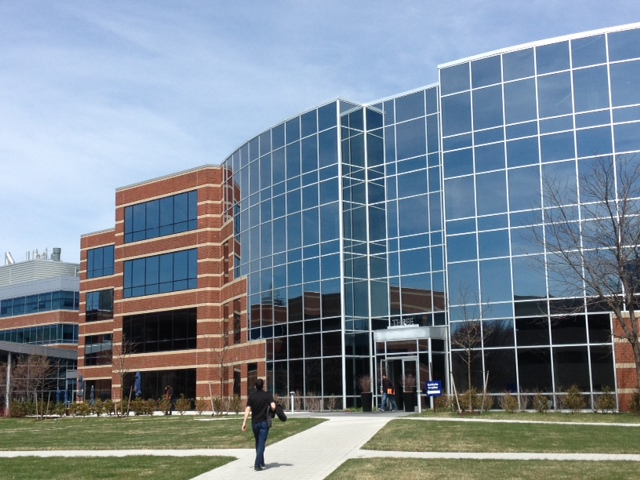
#> input picture vc_practica4-5/BuildingScene/building1.JPG, 640 x 480 px; its folder holds 4 pictures in this run
$ python practica4-5_735976_780131.py
#> lines starting #> are read from the running program, lines starting #| are printed output that depends on the picture
import cv2 as cv
import numpy as np
import time


#------------------------------------------------------------------------------
# Features detection operators
# https://www.geeksforgeeks.org/feature-detection-and-matching-with-opencv-python/
# https://docs.opencv.org/4.x/dc/dc3/tutorial_py_matcher.html
# [187 lines left out: functions HARRIS, SIFT, ORB, AKAZE, BRUTE_FORCE_MATCH, KNN_MATCH and 3 more, not called in this run]

# https://www.kaggle.com/code/deepzsenu/multiple-image-stitching
# https://github.com/ndvinh98/Panorama
def ImageStitching(src_img, dst_img):
    # 1. Finding features:
    sift = cv.SIFT_create()
    src_kp, src_features = sift.detectAndCompute(cv.cvtColor(src_img, cv.COLOR_BGR2GRAY), None)
#> src_img is the input picture: shape (480, 640, 3); mean B, G, R 148.2, 135.9, 122.8
    src_features = np.float32(src_features)
    cv.drawKeypoints(src_img, src_kp, None, color=(0,255,0), flags=cv.DRAW_MATCHES_FLAGS_DRAW_RICH_KEYPOINTS)

    dst_kp, dst_features = sift.detectAndCompute(cv.cvtColor(dst_img, cv.COLOR_BGR2GRAY), None)
    dst_features = np.float32(dst_features)
    cv.drawKeypoints(dst_img, dst_kp, None, color=(0,255,0), flags=cv.DRAW_MATCHES_FLAGS_DRAW_RICH_KEYPOINTS)

    # 2. Matching features:
    FLANN_INDEX_KDTREE = 0
    index_params  = dict(algorithm = FLANN_INDEX_KDTREE, trees = 5)
    search_params = dict(checks = 50)
    flann         = cv.FlannBasedMatcher(index_params, search_params)
    matches       = flann.knnMatch(src_features, dst_features, k=2)
    good = []
    for m,n in matches:
        if m.distance < 0.75*n.distance:
            good.append(m)

    # 3. Reshape:
    src_pts = np.float32([src_kp[m.queryIdx].pt for m in good]).reshape(-1,1,2)
    dst_pts = np.float32([dst_kp[m.trainIdx].pt for m in good]).reshape(-1,1,2)
    H, _ = cv.findHomography(src_pts, dst_pts, cv.RANSAC, 5.0)

    height_src, width_src = src_img.shape[:2]
#> height_src = 480; width_src = 640
    height_dst, width_dst = dst_img.shape[:2]
#> height_dst = 480; width_dst = 640

    pts1 = np.float32([[0,0],[0,height_src],[width_src,height_src],[width_src,0]]).reshape(-1,1,2)
#> pts1 = [[0, 0], [0, 480], [640, 480], [640, 0]]
    pts2 = np.float32([[0,0],[0,height_dst],[width_dst,height_dst],[width_dst,0]]).reshape(-1,1,2)
#> pts2 = [[0, 0], [0, 480], [640, 480], [640, 0]]

    pts1_ = cv.perspectiveTransform(pts1, H)
    pts = np.concatenate((pts1_, pts2), axis=0)
    [xmin, ymin] = np.int64(pts.min(axis=0).ravel() - 0.5)
    [xmax, ymax] = np.int64(pts.max(axis=0).ravel() + 0.5)
    t = [-xmin,-ymin]

    # 4. Translation
    Ht  = np.array([[1,0,t[0]],[0,1,t[1]],[0,0,1]])
    src_img_warped = cv.warpPerspective(src_img, Ht.dot(H), (xmax-xmin, ymax-ymin))
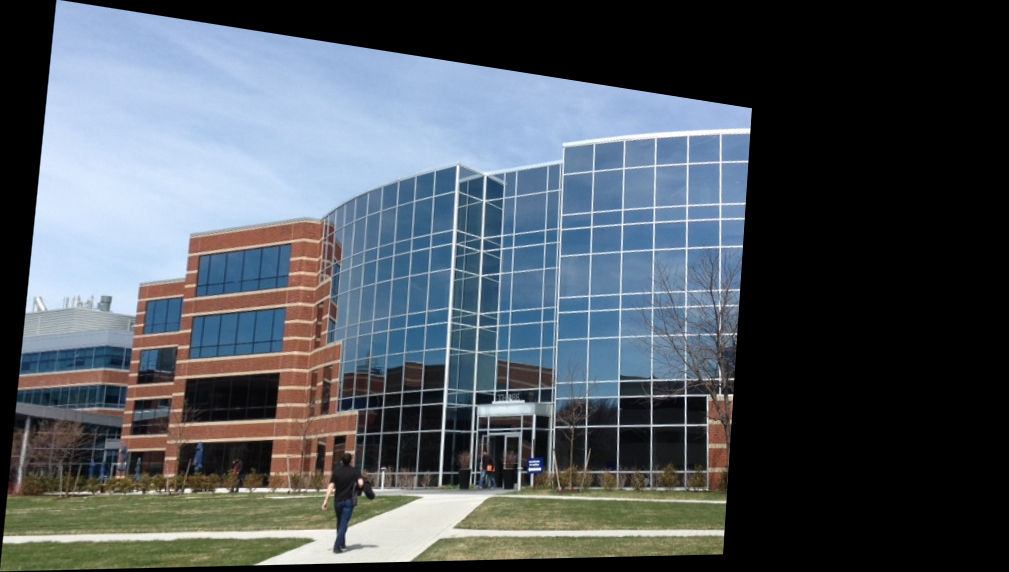
#> src_img_warped: shape (572, 1009, 3); mean B, G, R 93.9, 86.7, 79

    dst_img_rz     = np.zeros(src_img_warped.shape, dtype=np.uint8)
    dst_img_rz[t[1] : height_dst + t[1], t[0]: width_dst + t[0]] = dst_img
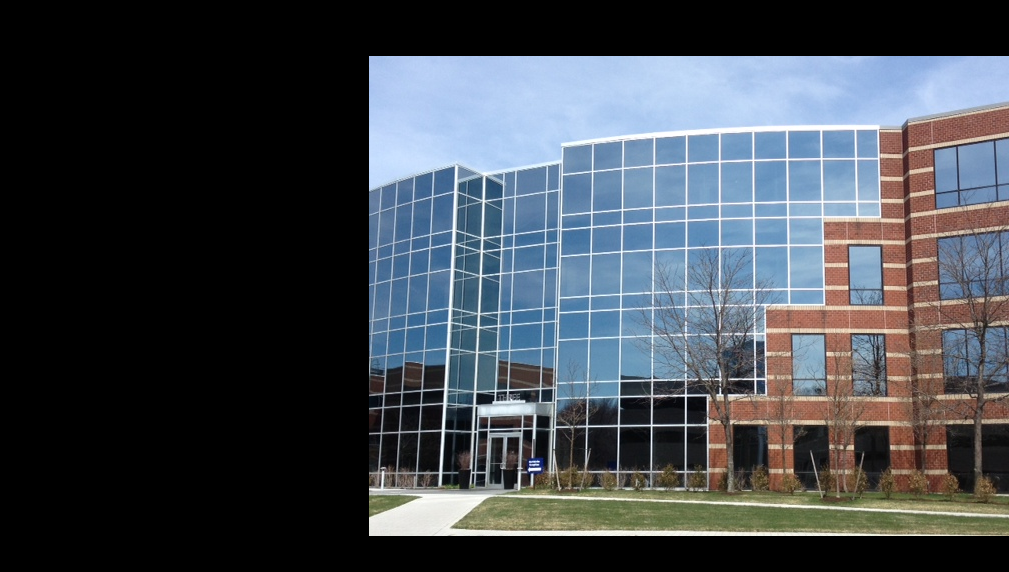
#> dst_img_rz: shape (572, 1009, 3); mean B, G, R 78.9, 72.1, 66.4

    G = src_img_warped.copy()
    gpA = [G]
    for i in range(6):
        G = cv.pyrDown(gpA[i])
        gpA.append(G)
    # generate Gaussian pyramid for B
    G = dst_img_rz.copy()
    gpB = [G]
    for i in range(6):
        G = cv.pyrDown(gpB[i])
        gpB.append(G)
#> this loop made 6 passes
#> pass 1, in ImageStitching, `G = cv.pyrDown(gpB[i])`:
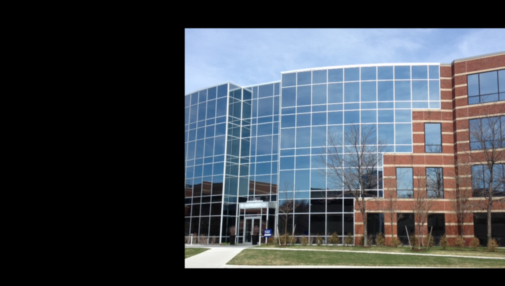
#> G: shape (286, 505, 3); mean of channels 0, 1, 2 78.9, 72.1, 66.4; drawn as B, G, R

    # generate Laplacian Pyramid for A
    lpA = [gpA[5]]
    for i in range(5,0,-1):
        size = (gpA[i-1].shape[1], gpA[i-1].shape[0])
        GE   = cv.pyrUp(gpA[i], dstsize=size)
        L    = cv.subtract(gpA[i-1],GE)
        lpA.append(L)
    # generate Laplacian Pyramid for B
    lpB = [gpB[5]]
    for i in range(5,0,-1):
        size = (gpB[i-1].shape[1], gpB[i-1].shape[0])
        GE = cv.pyrUp(gpB[i], dstsize=size)
        L = cv.subtract(gpB[i-1],GE)
        lpB.append(L)

    LS = []
    for la,lb in zip(lpA,lpB):
        rows,cols,dpt = la.shape
        ls = np.hstack((la[:,0:cols//2], lb[:,cols//2:]))
        LS.append(ls)
#> this loop made 6 passes
#> pass 3, in ImageStitching, `ls = np.hstack((la[:,0:cols//2], lb[:,cols//2:]))`:
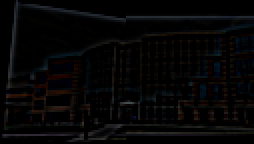
#> ls: shape (72, 127, 3) (shown 2 times larger); mean of channels 0, 1, 2 5.4, 5.1, 5.6; drawn as B, G, R
    # now reconstruct
    ls_ = LS[0]
    for i in range(1,6):
        size = (LS[i].shape[1], LS[i].shape[0])
        ls_ = cv.pyrUp(ls_, dstsize = size)
        ls_ = cv.add(ls_, LS[i])
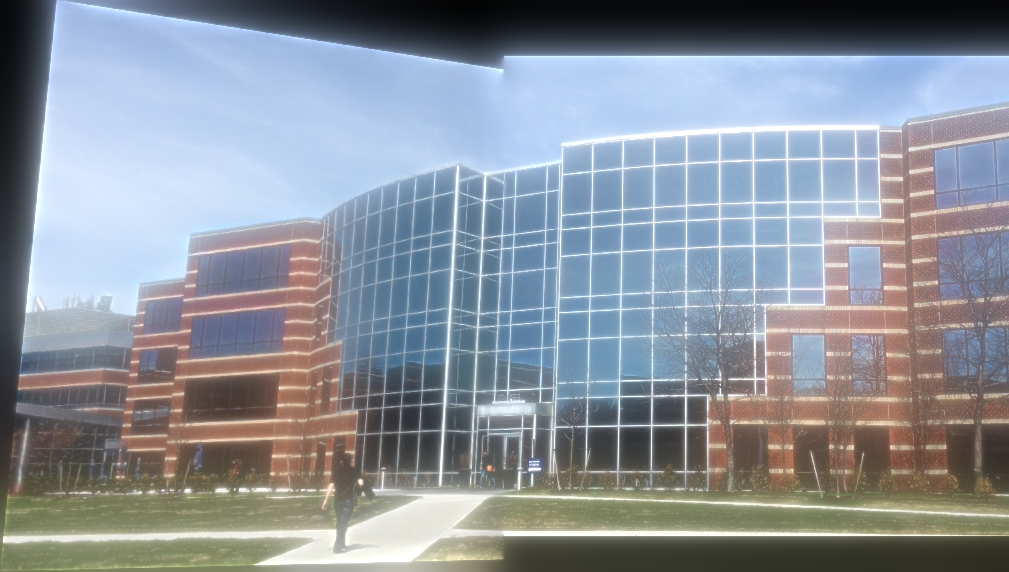
#> ls_: shape (572, 1009, 3); mean of channels 0, 1, 2 154.9, 145.7, 138.9; drawn as B, G, R
    # image with direct connecting each half
    real = np.hstack((src_img_warped[:,:cols//2],dst_img_rz[:,cols//2:]))
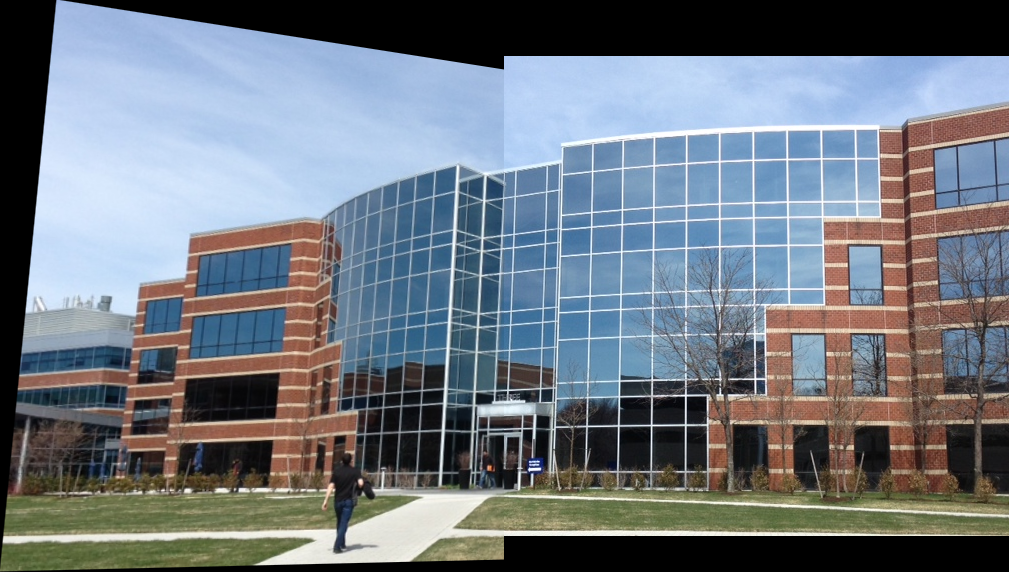
#> real: shape (572, 1009, 3); mean B, G, R 128.3, 119.4, 111.8
    return ls_, real


images = []
for i in range(1,6):
    images.append(cv.imread(f'./BuildingScene/building{i}.JPG'))


_, res1 = ImageStitching(images[0], images[1])
_, res2 = ImageStitching(images[3], images[4])
#> in ImageStitching (call 2), `src_kp, src_features = sift.detectAndCompute(cv.cvtColor(src_img, cv.C..`:
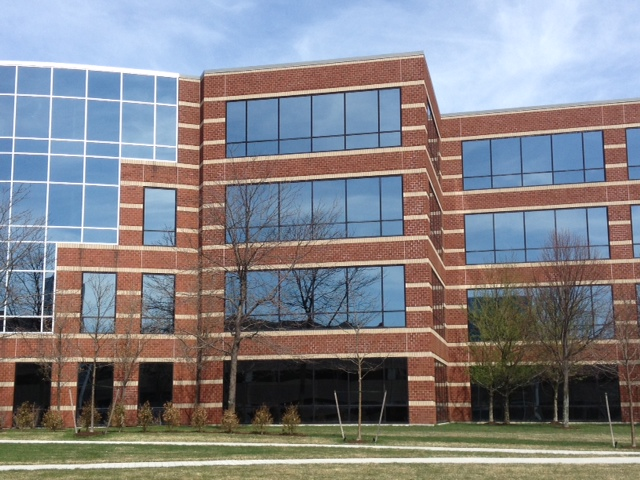
#> src_img: shape (480, 640, 3); mean B, G, R 135.1, 130.7, 131.9
#> (the run stopped early here; a loop or call above may not have finished)
